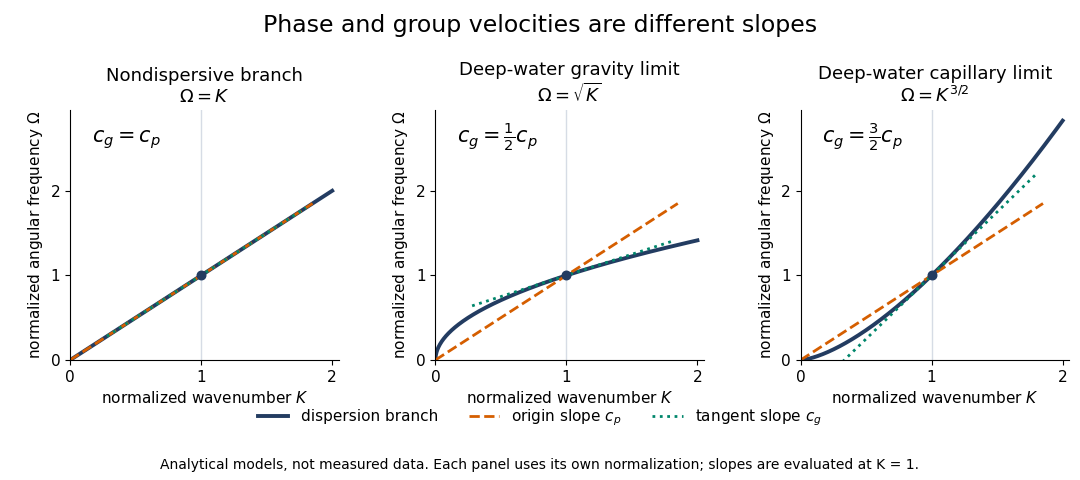

The Python source for this figure:
"""Original analytical diagrams; no measured data.

Tested with Python 3.14.4, NumPy 2.3.5 and Matplotlib 3.10.7.
Run from _media; writes the matching PNG basename to the current directory.
"""

from pathlib import Path

import matplotlib.pyplot as plt
import numpy as np


def main():
    plt.rcParams.update({"font.size": 11, "axes.titlesize": 13})
    fig, axes = plt.subplots(1, 3, figsize=(10.8, 4.8))
    fig.set_facecolor("white")
    fig.suptitle("Phase and group velocities are different slopes", fontsize=17, y=0.97)
    fig.subplots_adjust(left=0.065, right=0.99, bottom=0.25, top=0.77, wspace=0.36)
    k = np.linspace(0, 2.0, 700)
    models = [
        (1.0, "Nondispersive branch", r"$\Omega=K$", r"$c_g=c_p$"),
        (0.5, "Deep-water gravity limit", r"$\Omega=\sqrt{K}$", r"$c_g=\frac{1}{2}c_p$"),
        (1.5, "Deep-water capillary limit", r"$\Omega=K^{3/2}$", r"$c_g=\frac{3}{2}c_p$"),
    ]
    for ax, (power, title, formula, ratio) in zip(axes, models):
        ax.set_facecolor("white")
        ax.plot(k, k**power, color="#233c61", lw=2.8, label="dispersion branch")
        # At K=1 all three curves have Omega=1. The origin slope is 1.
        ax.plot([0, 1.85], [0, 1.85], color="#d55e00", lw=2,
                linestyle="--", label=r"origin slope $c_p$")
        tangent_k = np.linspace(0.28, 1.8, 200)
        ax.plot(tangent_k, 1 + power * (tangent_k - 1),
                color="#00866b", lw=2, linestyle=":", label=r"tangent slope $c_g$")
        ax.scatter([1], [1], color="#233c61", s=38, zorder=5)
        ax.axvline(1, color="#d6dce5", lw=1, zorder=0)
        ax.set(title=title + "\n" + formula, xlabel=r"normalized wavenumber $K$",
               ylabel=r"normalized angular frequency $\Omega$",
               xlim=(0, 2.05), ylim=(0, 2.95))
        ax.text(0.08, 0.87, ratio, transform=ax.transAxes, fontsize=15,
                bbox={"facecolor": "white", "edgecolor": "none", "pad": 3})
        ax.set_xticks([0, 1, 2])
        ax.set_yticks([0, 1, 2])
        ax.spines[["right", "top"]].set_visible(False)
    handles, labels = axes[1].get_legend_handles_labels()
    fig.legend(handles, labels, loc="lower center", bbox_to_anchor=(0.5, 0.08),
               ncols=3, frameon=False, fontsize=11)
    fig.text(0.5, 0.023,
             "Analytical models, not measured data. Each panel uses its own normalization; slopes are evaluated at K = 1.",
             ha="center", fontsize=10)
    fig.savefig(Path.cwd() / (Path(__file__).stem + ".png"), dpi=100,
                facecolor="white", transparent=False)
    plt.close(fig)


if __name__ == "__main__":
    main()
